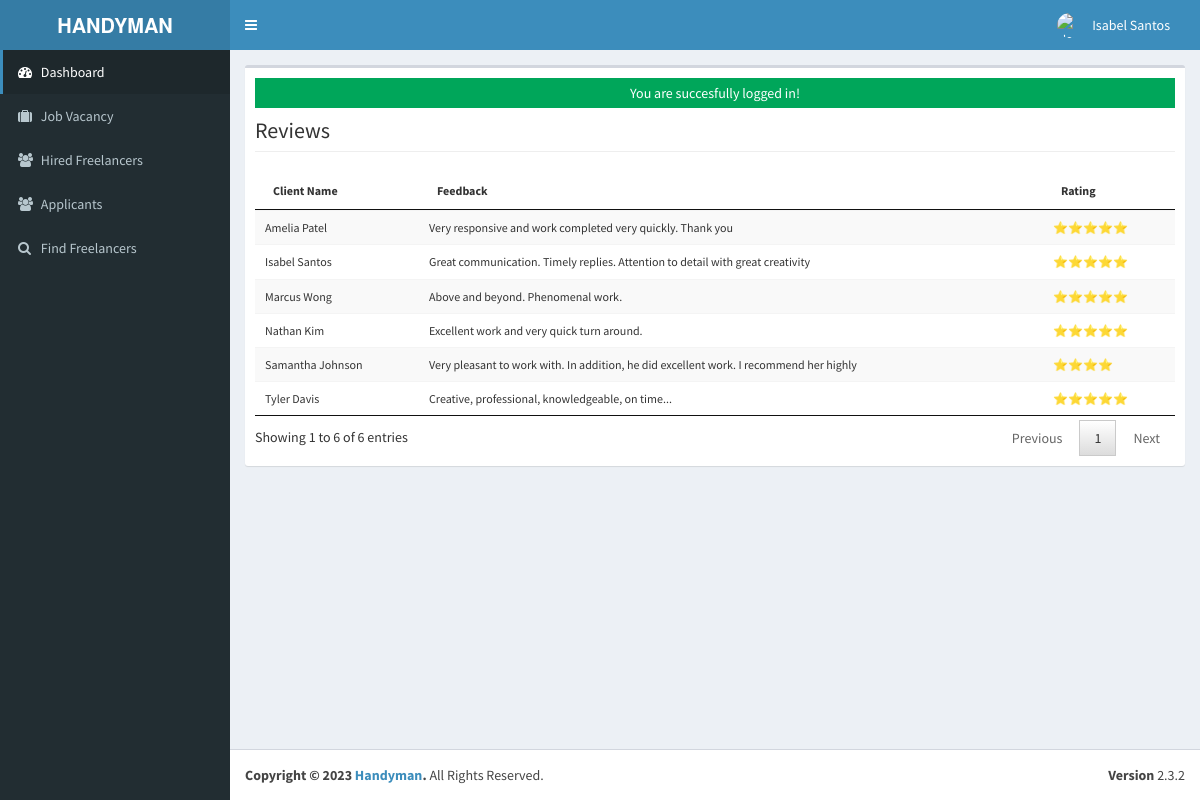
/admin/search/index.php?view=view&id=2023023 (signed in), run on the app's committed database.
### tables this page shows
CREATE TABLE `tblusers` (
  `USERID` varchar(30) NOT NULL,
  `FULLNAME` varchar(40) NOT NULL,
  `USERNAME` varchar(90) NOT NULL,
  `PASS` varchar(90) NOT NULL,
  `PICLOCATION` varchar(255) NOT NULL,
  `EMAIL` varchar(244) NOT NULL,
  `CONTACTNO` varchar(11) NOT NULL
);

CREATE TABLE `tblreviews` (
  `fdmsg` varchar(244) NOT NULL,
  `applicant_id` varchar(244) NOT NULL,
  `client_name` varchar(244) NOT NULL,
  `rating` varchar(5) NOT NULL
);

### admin/search/index.php (called while the page is built, shortened)
<?php
require_once ("../theme/templates.php");
?>

### include/database.php (called while the page is built, shortened)
<?php
class Database {
	var $sql_string = '';
	private $conn;
	public function open_connection() {
		$this->conn = mysqli_connect(server,user,pass);
		if(!$this->conn){
			echo "Problem in database connection! Contact administrator!";
			exit();
		}else{
			$db_select = mysqli_select_db($this->conn,database_name);
		}
	}
	function setQuery($sql='') {
		$this->sql_string=$sql;
	}
	function executeQuery() {
		$result = mysqli_query($this->conn,$this->sql_string);
		return $result;
	}
	private function confirm_query($result) {
		return $result;
	}
	function loadResultList( $key='' ) {
		$cur = $this->executeQuery();
		$array = array();
		while ($row = mysqli_fetch_object($cur)) {
			if ($key) {
				$array[$row->$key] = $row;
			} else {
				$array[] = $row;
			}
		}
		return $array;
	}
	function loadSingleResult() {
		$cur = $this->executeQuery();
		while ($row = mysqli_fetch_object($cur)) {
		return $data = $row;
		}
	}
}
$mydb = new Database();
?>

### include/accounts.php (called while the page is built, shortened)
<?php
require_once(LIB_PATH.DS.'database.php');
class User {
	protected static  $tblname = "tblusers";
	function single_user($id=""){
			global $mydb;
			$mydb->setQuery("SELECT * FROM ".self::$tblname."
				Where USERID= '{$id}' LIMIT 1");
			$cur = $mydb->loadSingleResult();
			return $cur;
	}
}
?>

### include/function.php (called while the page is built, shortened)
<?php
function currentpage(){
		$this_page = $_SERVER['SCRIPT_NAME'];
	    $bits = explode('/',$this_page);
		 return $bits[3];
	}
		?>

### admin/search/view.php (the view, shortened to what this page needs)
<?php
if(isset($_GET['id'])) {
  $id = $_GET['id'];
}
function getStars($rating) {
    switch($rating) {
        case 4:
            return "⭐⭐⭐⭐";
        case 5:
            return "⭐⭐⭐⭐⭐";
    }
}
?>
<div class="row">
    <div class="col-lg-12">
        <h1 class="page-header">Reviews</h1>
    </div>
</div>
<?php
$sql = "SELECT * FROM tblreviews WHERE applicant_id = $id";
$mydb->setQuery($sql);
$cur = $mydb->loadResultList();
if (count($cur) == 0) {
    echo "<p>No reviews to show.</p>";
} else {
?>
<div class="table-responsive">
    <table id="dash-table" class="table table-striped table-hover table-responsive" style="font-size:12px" cellspacing="0">
        <thead>
            <tr>
                <th>Client Name</th>
                <th>Feedback</th>
                <th>Rating</th>
            </tr>
        </thead>
        <tbody>
        <?php
        foreach ($cur as $result) {
            ?>
            <tr>
                <td><?php echo $result->client_name; ?></td>
                <td><?php echo $result->fdmsg; ?></td>
                <td><?php echo getStars($result->rating); ?></td>
            </tr>
        <?php } ?>
        </tbody>
    </table>
</div>
<?php } ?>

### admin/theme/templates.php (shortened to what this page needs)
<!DOCTYPE html>
<html>
    <head>
        <link rel="stylesheet" href="<?php echo web_root;?>bootstrap/css/bootstrap.min.css">
        <link rel="stylesheet" href="<?php echo web_root;?>plugins/font-awesome/css/font-awesome.min.css">
        <link rel="stylesheet" href="<?php echo web_root;?>dist/css/AdminLTE.min.css">
        <link rel="stylesheet" href="<?php echo web_root;?>dist/css/skins/_all-skins.min.css">
        <link rel="stylesheet" href="<?php echo web_root;?>plugins/iCheck/flat/blue.css">
        <link rel="stylesheet" href="<?php echo web_root;?>plugins/morris/morris.css">
        <link rel="stylesheet" href="<?php echo web_root;?>plugins/jvectormap/jquery-jvectormap-1.2.2.css">
        <link href="<?php echo web_root; ?>plugins/datepicker/bootstrap-datetimepicker.min.css" rel="stylesheet" media="screen">
        <link rel="stylesheet" href="<?php echo web_root;?>plugins/dataTables/jquery.dataTables.min.css">
        <link rel="stylesheet" href="<?php echo web_root;?>plugins/bootstrap-wysihtml5/bootstrap3-wysihtml5.min.css">
    </head>
 <body class="hold-transition skin-blue fixed sidebar-mini">
<div class="wrapper">
  <header class="main-header">
    <a href="<?php echo web_root;?>/admin/" class="logo">
      <span class="logo-lg"><b>HANDYMAN</b></span>
    </a>
    <nav class="navbar navbar-static-top" role="navigation">
      <a href="#" class="sidebar-toggle" data-toggle="offcanvas" role="button">
      </a>
      <div class="navbar-custom-menu">
        <ul class="nav navbar-nav">
         <?php
          $user = New User();
          $singleuser = $user->single_user($_SESSION['ADMIN_USERID']);
          if(empty($singleuser->PICLOCATION)) {
            $profileImage = web_root.'admin/user/photos/default.png';
          } else {
          $profileImage = web_root.'admin/user/'. $singleuser->PICLOCATION;
          }
        ?>
<li class="dropdown user user-menu" style="padding-right: 15px;">
  <a href="#" class="dropdown-toggle" data-toggle="dropdown">
    <img src="<?php echo $profileImage; ?>" class="user-image" alt="User Image">
    <span class="hidden-xs"><?php echo $singleuser->FULLNAME; ?></span>
  </a>
</li>
        </ul>
      </div>
    </nav>
  </header>
  <aside class="main-sidebar">
    <section class="sidebar">
      <ul class="sidebar-menu">
        <li  class="<?php echo (currentpage() == 'index.php') ? "active" : false;?>" >
          <a href="<?php echo web_root ;?>admin/">
            <i class="fa fa-dashboard"></i> <span>Dashboard</span>
          </a>
        </li>
        <li class="<?php echo (currentpage() == 'vacancy') ? "active" : false;?>" >
          <a href="<?php echo web_root ;?>admin/vacancy/">
            <i class="fa fa-suitcase"></i> <span>Job Vacancy</span>
          </a>
        </li>
        <li class="<?php echo (currentpage() == 'employee') ? "active" : false;?>" >
          <a href="<?php echo web_root ;?>admin/employee/">
            <i class="fa fa-users"></i> <span>Hired Freelancers</span>
          </a>
        </li>
        <li class="<?php echo (currentpage() == 'applicants') ? "active" : false;?>" >
          <a href="<?php echo web_root ;?>admin/applicants/">
            <i class="fa fa-users"></i> <span>Applicants</span>
          </a>
        </li>
        <li class="<?php echo (currentpage() == 'search') ? "active" : false;?>" >
          <a href="<?php echo web_root ;?>admin/search/">
            <i class="fa fa-search"></i> <span>Find Freelancers</span>
          </a>
        </li>
      </ul>
    </section>
  </aside>
  <div class="content-wrapper">
         <section class="content">
          <div class="row">
            <div class="col-xs-12">
              <div class="box">
                <div class="box-body">
              <?php
               require_once $content;
               ?>
             </div>
             </div>
           </div>
         </div>
         </section>
 </div>
  <footer class="main-footer">
    <div class="pull-right hidden-xs">
      <b>Version</b> 2.3.2
    </div>
    <strong>Copyright &copy; 2023 <a href="#">Handyman</a>.</strong> All Rights
    Reserved.
  </footer>
    </body>
</html>

### data on the page
tblusers: FULLNAME "Isabel Santos"
tblreviews: client_name "Isabel Santos", fdmsg "Great communication. Timely replies. Attention to detail with great creativity", rating "⭐⭐⭐⭐⭐"
tblreviews: client_name "Samantha Johnson", fdmsg "Very pleasant to work with. In addition, he did excellent work. I recommend her highly", rating "⭐⭐⭐⭐"
tblreviews: client_name "Nathan Kim", fdmsg "Excellent work and very quick turn around.", rating "⭐⭐⭐⭐⭐"
tblreviews: client_name "Amelia Patel", fdmsg "Very responsive and work completed very quickly. Thank you", rating "⭐⭐⭐⭐⭐"
tblreviews: client_name "Tyler Davis", fdmsg "Creative, professional, knowledgeable, on time...", rating "⭐⭐⭐⭐⭐"
tblreviews: client_name "Marcus Wong", fdmsg "Above and beyond. Phenomenal work.", rating "⭐⭐⭐⭐⭐"

### other printed values
$_SESSION['message'] "You are succesfully logged in!"
